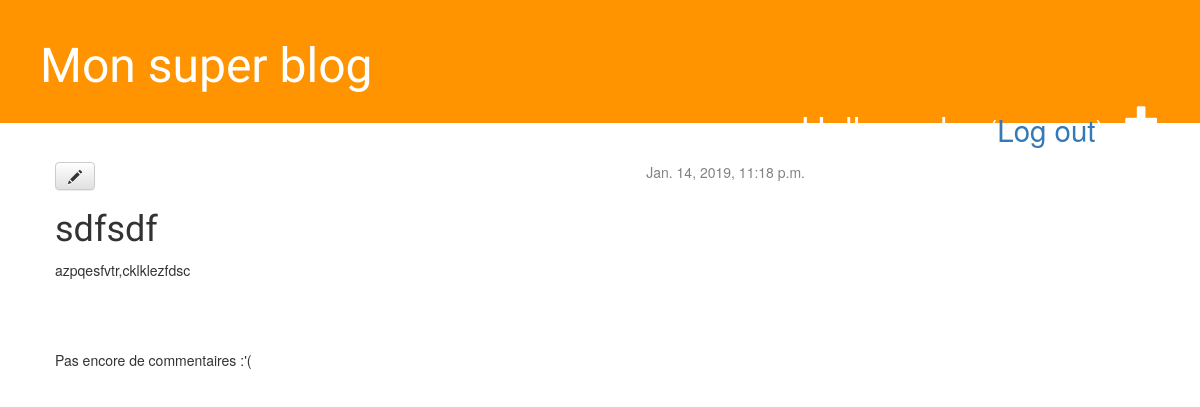
The app's page /blog/post/2/ (signed in), older data.
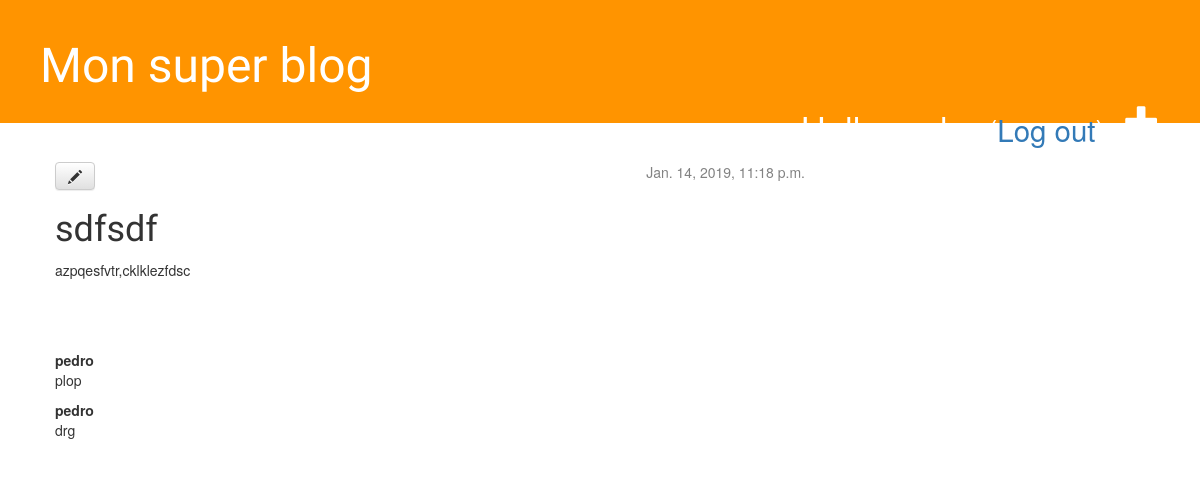
The same page, newer data.
### blog/models.py (models this page shows, shortened)
class Post(models.Model):
    author = models.ForeignKey('auth.User', on_delete=models.CASCADE)
    title = models.CharField(max_length=200)
    text = models.TextField()
    created_date = models.DateTimeField(default=timezone.now)
    published_date = models.DateTimeField(blank=True, null=True)
    note = models.FloatField(default=0)
    nb_vote = models.IntegerField(default=0)

class Comment(models.Model):
    post = models.ForeignKey(Post, on_delete=models.CASCADE, related_name='comments')
    author = models.ForeignKey('auth.User', on_delete=models.CASCADE)
    text = models.TextField()
    published_date = models.DateTimeField(blank=True, null=True)

### blog/views.py (the view)
# urls.py: path('post/<int:post_nb>/', views.post_detail, name='post_detail'),
def post_detail(request, post_nb):
    post = get_object_or_404(Post, pk=post_nb)
    return render(request, 'blog/post_detail.html', {'post': post})

### blog/templates/blog/post_detail.html (shortened to what this page needs)
{% extends 'blog/base.html' %}
{% block content %}
    <div class="post">
        {% if post.published_date %}
            <div class="date">
                {{ post.published_date }}
            </div>
        {% endif %}
        <a class="btn btn-default" href="{% url 'blog:edit_post' post_nb=post.pk %}"><span class="glyphicon glyphicon-pencil"></span></a>
        <h1>{{ post.title }}</h1>
        <p>{{ post.text|linebreaksbr }}</p>
    </div>
    <div class="comment">
        {% for comment in post.comments.all%}
            <strong>{{ comment.author }}</strong>
            <p>{{ comment.text|linebreaksbr }}</p>
        {% empty %}
            <p>Pas encore de commentaires :'(</p>
        {% endfor %}
    </div>
{% endblock %}

### blog/templates/blog/base.html (shortened to what this page needs)
{% load static %}
<html>
    <head>
        <link rel="stylesheet" href="//maxcdn.bootstrapcdn.com/bootstrap/3.2.0/css/bootstrap.min.css">
        <link rel="stylesheet" href="//maxcdn.bootstrapcdn.com/bootstrap/3.2.0/css/bootstrap-theme.min.css">
        <link rel="stylesheet" href="{% static 'css/blog.css' %}">
    </head>
    <body>
        <div class="post-header">
            <h1><a href="{% url 'blog:post_list'%}">Mon super blog</a></h1>
            {% if user.is_authenticated %}
                <a href="{% url 'blog:new_post' %}" class="top-menu"><span class="glyphicon glyphicon-plus"></span></a>
                <p class="top-menu">Hello {{ user.username }} <small>(<a href="{% url 'logout' %}">Log out</a>)</small></p>
            {% else %}
                <a href="{% url 'login' %}" class="top-menu"><span class="glyphicon glyphicon-lock"></span></a>
            {% endif %}
        </div>
        <div class="content container">
            <div class="row">
                <div class="col-md-8">
                {% block content %}
                {% endblock %}
                </div>
            </div>
        </div>
    </body>
</html>

### static/css/blog.css (style rules this page uses)
.post-header { background-color: #ff9400; margin-top: 0; padding: 20px 20px 20px 40px; }
.post-header h1, .post-header h1 a, .post-header h1 a:visited, .post-header h1 a:active { color: #ffffff; font-size: 36pt; text-decoration: none; }
.content { margin-left: 40px; }
h1, h2, h3, h4 { font-family: 'Lobster', cursive; }
.date { float: right; color: #828282; }
.top-menu, .top-menu:hover, .top-menu:visited { color: #ffffff; float: right; font-size: 26pt; margin-right: 20px; }
.post { margin-bottom: 70px; }

Row changes from the older to the newer data that the page shows:
added Comment: author "pedro", text "plop"
added Comment: author "pedro", text "drg"
Text that changed along with them:
text no longer shown: "Pas encore de commentaires :'("
